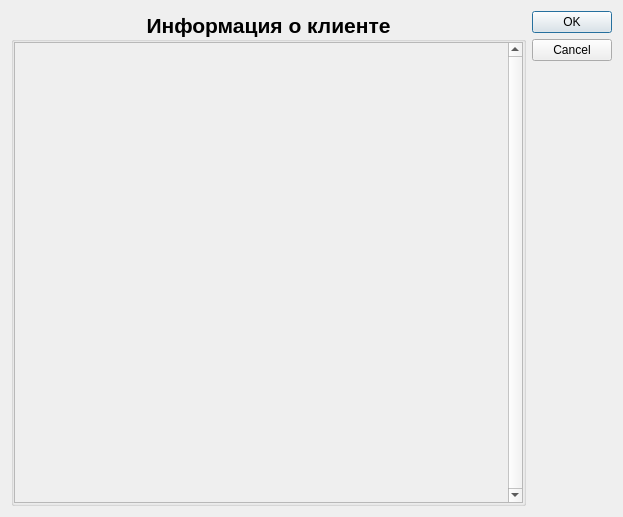
<?xml version="1.0" encoding="UTF-8"?>
<ui version="4.0">
 <class>client</class>
 <widget class="QWidget" name="client">
  <property name="geometry">
   <rect>
    <x>0</x>
    <y>0</y>
    <width>623</width>
    <height>517</height>
   </rect>
  </property>
  <property name="windowTitle">
   <string>Dialog</string>
  </property>
  <layout class="QHBoxLayout" name="horizontalLayout">
   <item>
    <widget class="QGroupBox" name="client_box">
     <property name="font">
      <font>
       <pointsize>16</pointsize>
       <weight>75</weight>
       <bold>true</bold>
      </font>
     </property>
     <property name="title">
      <string>Информация о клиенте</string>
     </property>
     <property name="alignment">
      <set>Qt::AlignCenter</set>
     </property>
     <layout class="QVBoxLayout" name="verticalLayout">
      <property name="leftMargin">
       <number>0</number>
      </property>
      <property name="topMargin">
       <number>0</number>
      </property>
      <property name="rightMargin">
       <number>0</number>
      </property>
      <property name="bottomMargin">
       <number>0</number>
      </property>
      <item>
       <widget class="QScrollArea" name="scrollArea">
        <property name="verticalScrollBarPolicy">
         <enum>Qt::ScrollBarAlwaysOn</enum>
        </property>
        <property name="widgetResizable">
         <bool>true</bool>
        </property>
        <widget class="QWidget" name="scrollAreaWidgetContents">
         <property name="geometry">
          <rect>
           <x>0</x>
           <y>0</y>
           <width>495</width>
           <height>462</height>
          </rect>
         </property>
         <layout class="QVBoxLayout" name="verticalLayout_3">
          <property name="leftMargin">
           <number>0</number>
          </property>
          <property name="topMargin">
           <number>0</number>
          </property>
          <property name="rightMargin">
           <number>0</number>
          </property>
          <property name="bottomMargin">
           <number>0</number>
          </property>
          <item>
           <layout class="QVBoxLayout" name="verticalLayout_2">
            <item>
             <widget class="QWidget" name="contact" native="true"/>
            </item>
            <item>
             <widget class="QWidget" name="address" native="true"/>
            </item>
            <item>
             <widget class="QWidget" name="passport" native="true"/>
            </item>
           </layout>
          </item>
         </layout>
        </widget>
       </widget>
      </item>
     </layout>
    </widget>
   </item>
   <item>
    <layout class="QVBoxLayout" name="verticalLayout_4">
     <item>
      <widget class="QDialogButtonBox" name="buttonBox">
       <property name="orientation">
        <enum>Qt::Vertical</enum>
       </property>
       <property name="standardButtons">
        <set>QDialogButtonBox::Cancel|QDialogButtonBox::Ok</set>
       </property>
      </widget>
     </item>
    </layout>
   </item>
  </layout>
 </widget>
 <resources/>
 <connections>
  <connection>
   <sender>buttonBox</sender>
   <signal>accepted()</signal>
   <receiver>client</receiver>
   <slot>accept()</slot>
   <hints>
    <hint type="sourcelabel">
     <x>248</x>
     <y>254</y>
    </hint>
    <hint type="destinationlabel">
     <x>157</x>
     <y>274</y>
    </hint>
   </hints>
  </connection>
  <connection>
   <sender>buttonBox</sender>
   <signal>rejected()</signal>
   <receiver>client</receiver>
   <slot>reject()</slot>
   <hints>
    <hint type="sourcelabel">
     <x>316</x>
     <y>260</y>
    </hint>
    <hint type="destinationlabel">
     <x>286</x>
     <y>274</y>
    </hint>
   </hints>
  </connection>
 </connections>
</ui>
